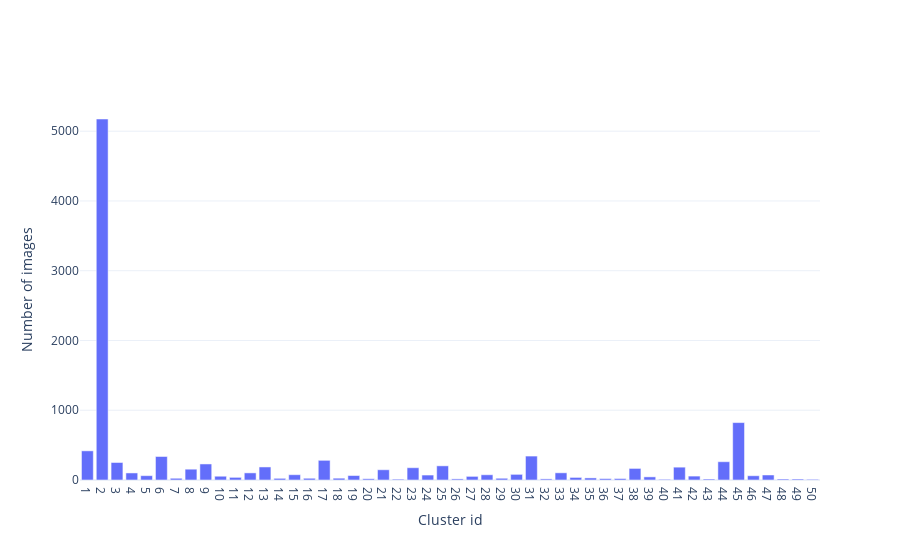

Source (notebook cell):
### Code cell
# Remove noise cluster from the training set
clean_data = cdata[cdata.cluster_num!=0]

# Distribution plot
def chunk(seq, size):
    return (seq[pos:pos + size] for pos in range(0, len(seq), size))

distrib_df = clean_data.groupby(['cluster_num'])['cluster_num'].count().reset_index(name='photo_num')
chunked_distrib = enumerate(chunk(distrib_df, 50))

for i, v in chunked_distrib:
    cluster_distrib = go.Figure([go.Bar(x=v.cluster_num, y=v.photo_num)])
    cluster_distrib.update_layout(
        xaxis=dict(title='Cluster id', dtick=1),
        yaxis=dict(title='Number of images'),
        template=plot_template
    )
    cluster_distrib.show()
    cluster_distrib.write_image(f'./plots/cluster_distrib{i}.jpeg', scale=3)

### Figure 1 — Plotly figure (JSON) as saved in the notebook; plotly's stock layout.template omitted (floating-point values rounded to 4 significant figures)
{"data": [{"type": "bar", "x": [1, 2, 3, 4, 5, 6, 7, 8, 9, 10, 11, 12, 13, 14, 15, 16, 17, 18, 19, 20, 21, 22, 23, 24, 25, 26, 27, 28, 29, 30, 31, 32, 33, 34, 35, 36, 37, 38, 39, 40, 41, 42, 43, 44, 45, 46, 47, 48, 49, 50], "y": [418, 5175, 251, 101, 62, 337, 25, 155, 230, 54, 38, 102, 187, 24, 76, 25, 282, 26, 64, 18, 147, 12, 176, 71, 203, 16, 52, 75, 25, 81, 343, 16, 103, 37, 30, 20, 21, 166, 45, 10, 184, 56, 14, 262, 823, 61, 72, 14, 14, 10]}], "layout": {"xaxis": {"dtick": 1, "title": {"text": "Cluster id"}}, "yaxis": {"title": {"text": "Number of images"}}}}
